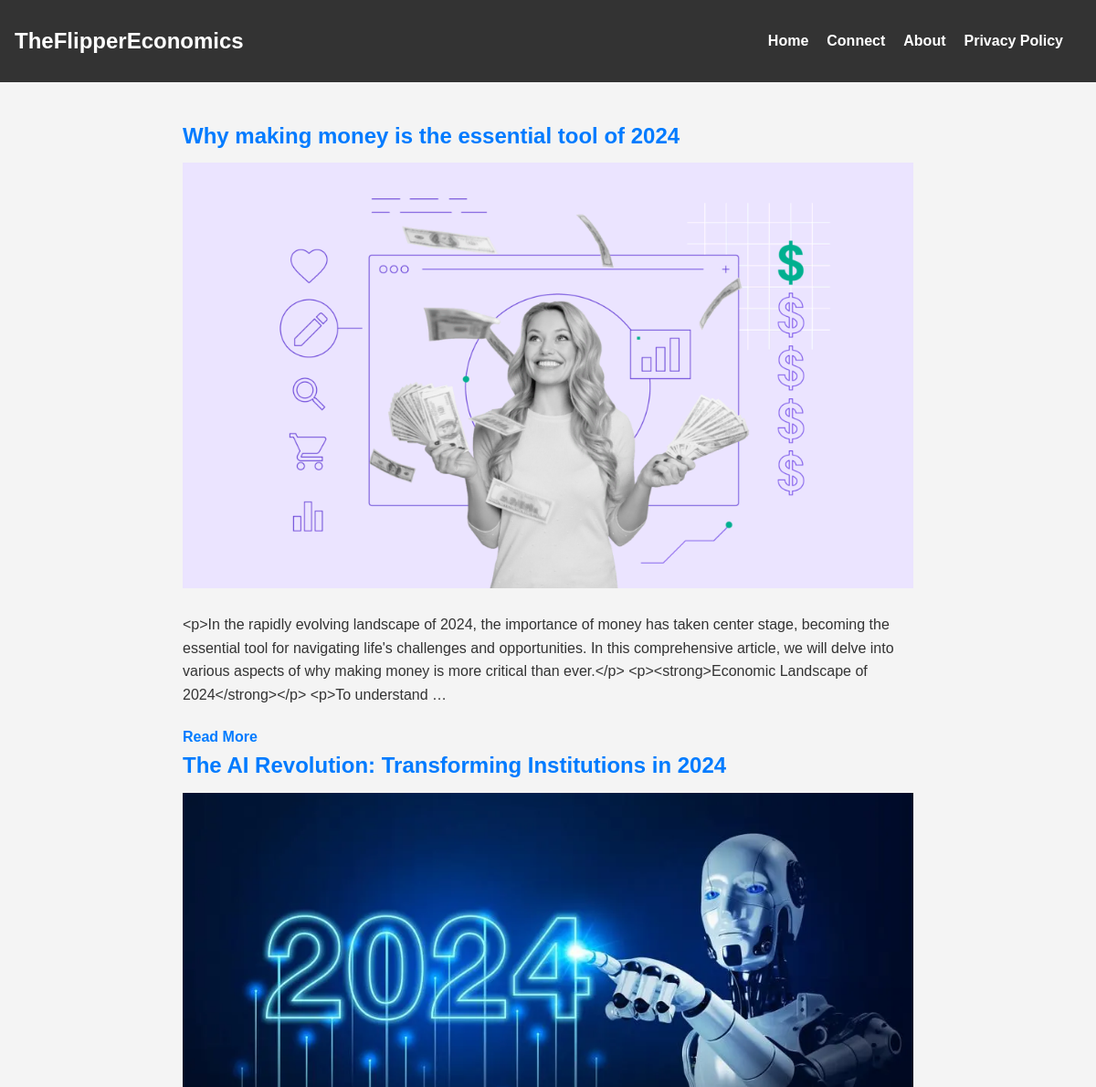
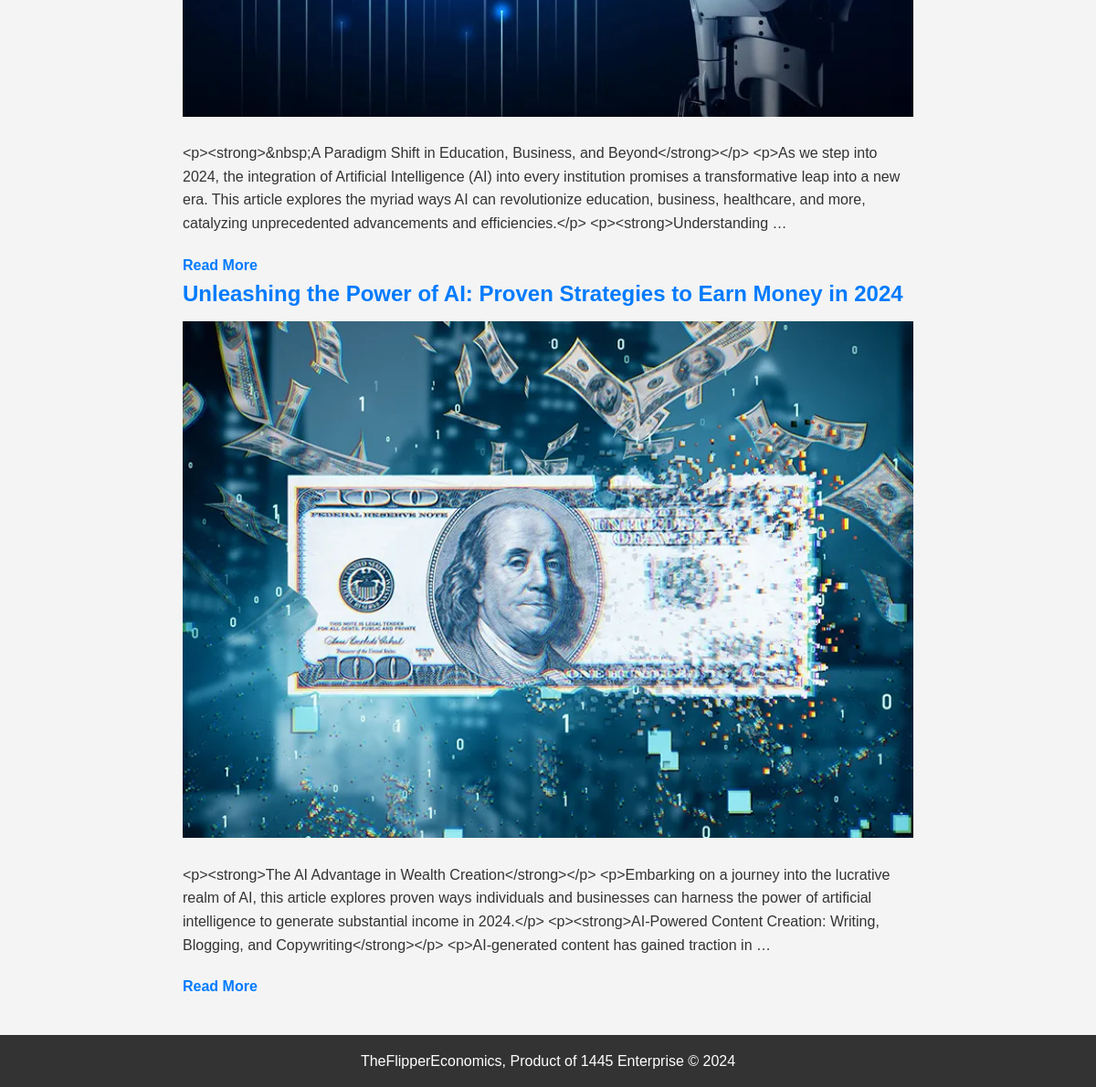
The page / on the database its author committed (2 pictures, top to bottom).
### Articles/models.py (models this page shows, shortened)
class Article(models.Model):
    title = models.CharField(max_length=200)
    content = models.TextField()
    pub_date = models.DateTimeField(auto_now_add=True)
    image = models.ImageField(upload_to='news_images/', blank=True, null=True)
    slug = models.SlugField(unique=True, blank=True)
    pcode = models.CharField(max_length=50, blank=True, null=True)

### Articles/views.py (the view)
# urls.py: path('', views.home, name='home'),
def home(request):
    articles = Article.objects.all()[:3]
    return render(request, 'home.html', {'articles': articles})

### Articles/templates/home.html (shortened to what this page needs)
{% extends 'layout.html' %}
{% block content %}
    <main>
        <section>
            {% for article in articles %}
                <article>
                    <a href="{% url 'article_detail' article.slug %}">
                        <h2>{{ article.title }}</h2>
                        <img src="{{ article.image.url }}" alt="{{ article.title }}">
                    </a>
                    <p>{{ article.content|truncatewords:50 }}</p>
                    <a href="{% url 'article_detail' article.slug %}">Read More</a>
                </article>
            {% endfor %}
        </section>
    </main>
{% endblock %}

### Articles/templates/layout.html (shortened to what this page needs)
<!DOCTYPE html>
<html lang="en">
<head>
    {% load static %}
    <link rel="stylesheet" href="{% static 'css/styles.css' %}">
</head>
<body>
    <header>
        <nav>
            <h1><a href="{% url 'home' %}" id="logo">TheFlipperEconomics</a></h1>
            <ul>
                <li><a href="{% url 'home' %}">Home</a></li>
                <li><a href="{% url 'contact_us' %}">Connect</a></li>
                <li><a href="{% url 'about_us' %}">About</a></li>
                <li><a href="{% url 'privacy_policy' %}">Privacy Policy</a></li>
            </ul>
        </nav>
    </header>
    <main>
        {% block content %}
        {% endblock %}
    </main>
    <footer>
        <p>TheFlipperEconomics, Product of 1445 Enterprise &copy; {% now "Y" %}</p>
    </footer>
</body>
</html>

### Articles/static/css/styles.css (style rules this page uses)
body, h1, h2, h3, p { margin: 0; padding: 0; }
body { font-family: 'Arial', sans-serif; line-height: 1.6; font-size: 16px; background-color: #f4f4f4; color: #333; }
header { background-color: #333; color: #fff; padding: 1rem; }
nav { display: flex; justify-content: space-between; align-items: center; font-weight: bold; }
nav ul { list-style: none; display: flex; }
nav ul li { margin-right: 20px; }
nav ul li a { text-decoration: none; color: #fff; transition: color 0.3s; }
nav h1 { text-decoration: none; color: white; }
main { padding: 20px; }
footer { background-color: #333; color: #fff; padding: 1rem; text-align: center; }
article { margin-bottom: 40px; }
section { display: flex; flex-wrap: wrap; justify-content: space-between; }
article { max-width: 800px; margin: 0 auto; }
article img { width: 100%; height: auto; margin-bottom: 10px; }
article h2 { font-size: 1.5rem; margin-bottom: 10px; }
article p { margin-bottom: 15px; }
article a { color: #007bff; text-decoration: none; font-weight: bold; transition: color 0.3s; }
article img { width: 100%; height: auto; margin-bottom: 20px; }
article p { margin-bottom: 20px; }
#logo { text-decoration: none; color: white; font-size:x-large; }

### rows shown on the page
Article: title "Why making money is the essential tool of 2024", image (picture), content "<p>In the rapidly evolving landscape of 2024, the importance of money has taken center stage, becoming the essential tool for navigating life's challenges and opportunities. In this comprehensive article, we will delve into various aspects of why making money is more critical than ever.</p> <p><strong>Economic Landscape of 2024</strong></p> <p>To understand …"
Article: title "The AI Revolution: Transforming Institutions in 2024", image (picture), content "<p><strong>&nbsp;A Paradigm Shift in Education, Business, and Beyond</strong></p> <p>As we step into 2024, the integration of Artificial Intelligence (AI) into every institution promises a transformative leap into a new era. This article explores the myriad ways AI can revolutionize education, business, healthcare, and more, catalyzing unprecedented advancements and efficiencies.</p> <p><strong>Understanding …"
Article: title "Unleashing the Power of AI: Proven Strategies to Earn Money in 2024", image (picture), content "<p><strong>The AI Advantage in Wealth Creation</strong></p> <p>Embarking on a journey into the lucrative realm of AI, this article explores proven ways individuals and businesses can harness the power of artificial intelligence to generate substantial income in 2024.</p> <p><strong>AI-Powered Content Creation: Writing, Blogging, and Copywriting</strong></p> <p>AI-generated content has gained traction in …"
